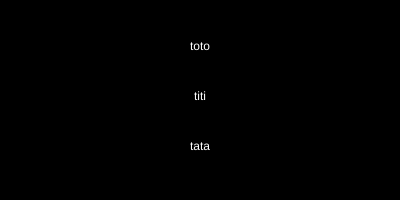
Frame 1 (no input)
Frame 60 (no input): identical to frame 1, image omitted
Frame 120 (the mouse pressed at the canvas centre since frame 60): identical to frame 1, image omitted

The p5.js sketch that drew this single still picture (run headless with seeded random() and noise() and a simulated clock; from frame 60 on, the mouse is pressed at the canvas centre):

// p5.js sketch
// ── sketch.js
// http://www.ac-grenoble.fr/disciplines/informatiquelycee/p5_base_a10.html

var str;
var tab;

function setup()
{
  can=createCanvas(400,200);
  background(0);
  str="toto;titi;tata";
  tab=split(str,";");
  textAlign(CENTER);
  fill(255);
  text(tab[0],200,50);
  text(tab[1],200,100);
  text(tab[2],200,150);
  
}


function draw()
{
  
}
